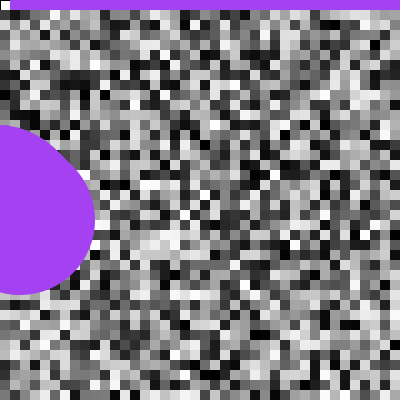
Frame 1 (no input)
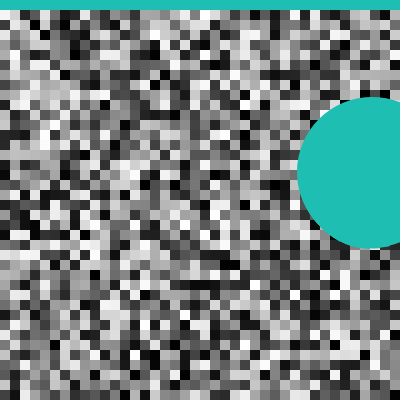
Frame 60 (the mouse pressed at the canvas centre just before this capture)
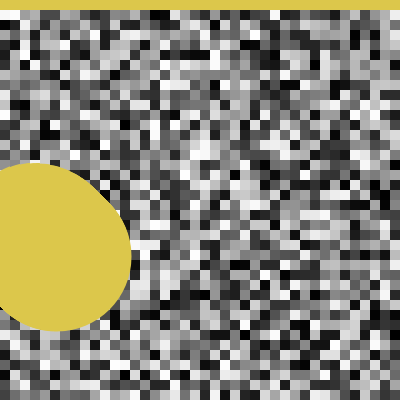
Frame 120 (the mouse held since frame 60 and released just before this capture)

The Processing sketch that drew these frames (run headless with seeded random() and noise(); from frame 60 on, the mouse is pressed at the canvas centre):

// Processing sketch: Exercise6_8_for
// ── Exercise6_8_for.pde
// why is the top line color distorted?

int size = 10;
float ellx;
float elly = 200;
float elldirx = 0.5;
float elldiry = 0.5;
float colorG = random(255); // move to draw for constant random effect…
float colorB = random(255);
float colorR = random(255);

void setup() {
  size(400, 400);
  background(0);
  frameRate(20);
}

void draw() {

  // pixel background…
  for (int x = 0; x <= width; x += size) {
    for (int y = 0; y < height; y += size) {
      rect(x, y, size, size);
      noStroke();
      fill(random(255));
    }

// floating color ball
    ellipseMode(CENTER);
    fill(colorG, colorB, colorR);
    ellipse(ellx, elly, 150, 150);
    ellx += elldirx;
    elly += elldiry;
    if ((ellx > width) || (ellx < 0)) {
      elldirx *= -1;
      colorG = random(255);
      colorB = random(255);
      colorR = random(255);
    } else if ((elly > height) || (elly < 0)) {
      elldiry *= -1;
      colorG = random(255);
      colorB = random(255);
      colorR = random(255);
    }

    ellx = constrain(ellx, 0, width);
    elly = constrain(elly, 0, height);
    println(ellx);
  }
}
